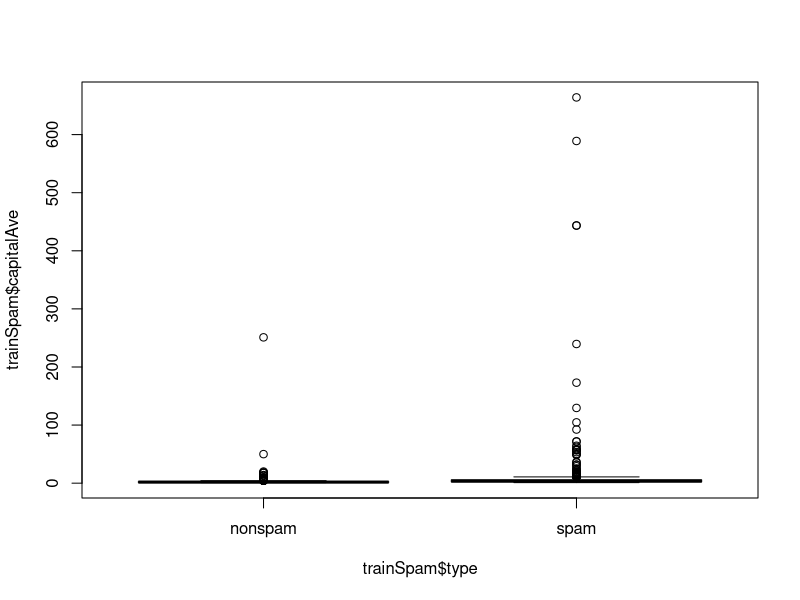
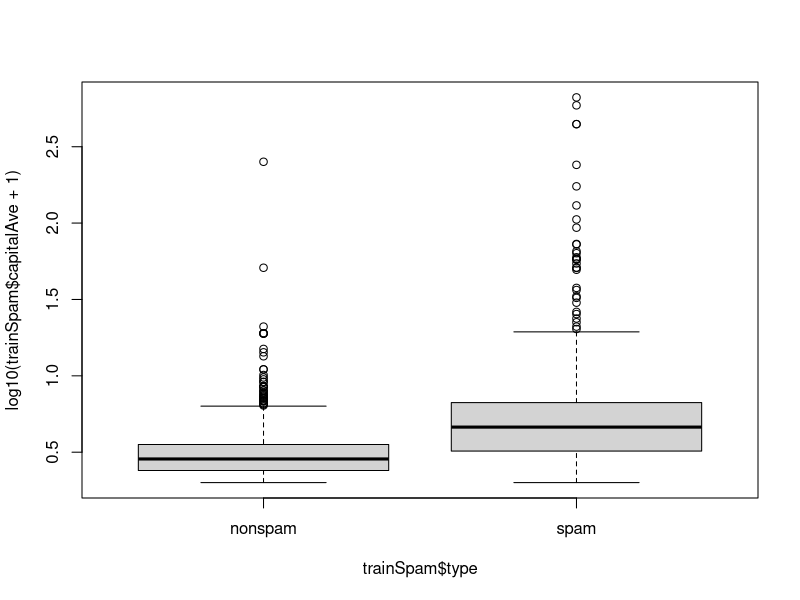
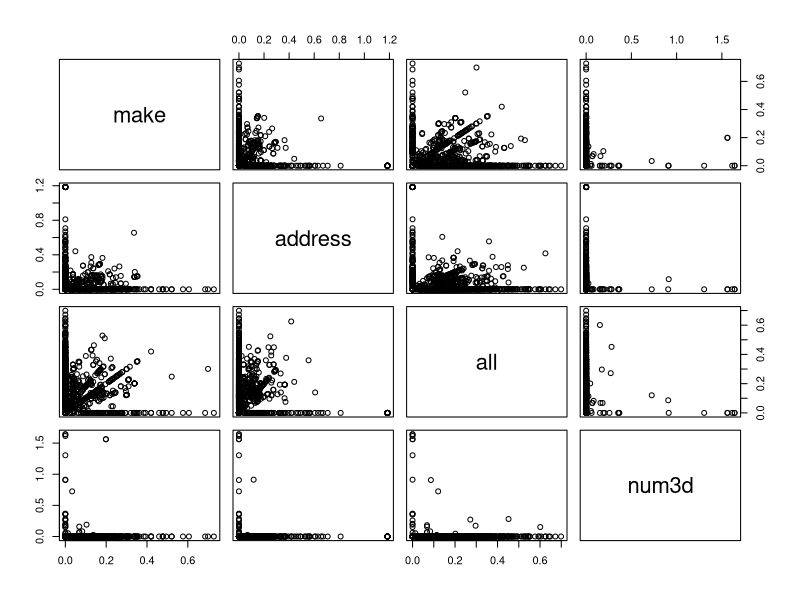
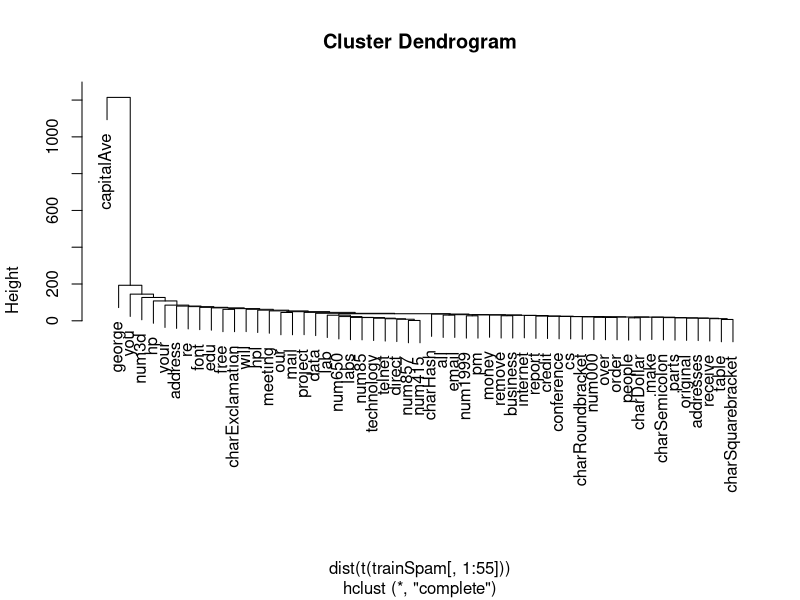
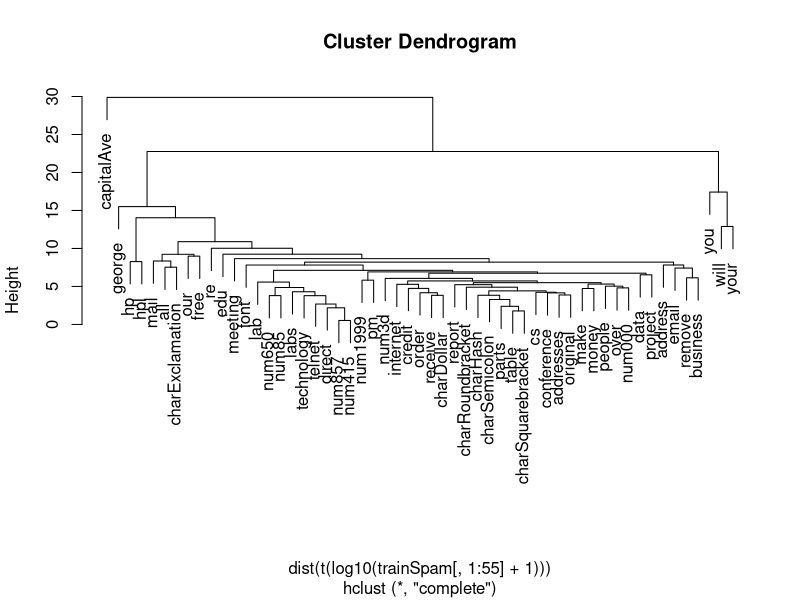

Write the R code that produced these figures, in order.
## ---- chunk 1
if(!require("kernlab")) install.packages("kernlab")
library(kernlab)

data(spam)
str(spam)
str(spam[,1:5])
## ---- chunk 2
if(!require("kernlab")) install.packages("kernlab")
library(kernlab)
data(spam)

set.seed(3435)

## Split the data set using binomial function.
trainIndicator = rbinom(4601, size = 1, prob = 0.5)
table(trainIndicator)
## Subsetting the data.
trainSpam = spam[trainIndicator==1,]
testSpam = spam[trainIndicator==0,]
## ---- chunk 3
names(trainSpam)
head(trainSpam)

table(trainSpam$type)
## ---- chunk 4
plot(trainSpam$capitalAve ~ trainSpam$type)
plot(log10(trainSpam$capitalAve+1) ~ trainSpam$type)
## ---- chunk 5
plot(log10(trainSpam[,1:4] + 1))
## ---- chunk 6
hCluster <- hclust(dist(t(trainSpam[,1:55])))
plot(hCluster)

## Log10 transformation

hClusterUpdated <- hclust(dist(t(log10(trainSpam[,1:55]+1))))
plot(hClusterUpdated)

## ---- chunk 7
trainSpam$numType <- as.numeric(trainSpam$type) -1
costFunction <- function(x,y) sum(x!=(y>0.5))
cvError = rep(NA,55)
library(boot)
for (i in 1:55) {
    lmFormula <- reformulate(names(trainSpam)[i], response = "numType")
    glmFit <- glm(lmFormula, family = "binomial", data = trainSpam)
    cvError[i] <- cv.glm(trainSpam, glmFit, costFunction, 2)$delta[2]
}
## Which predictor has minimum cross-validated error?
names(trainSpam)[which.min(cvError)]
## ---- chunk 8
## Use the best model from the group
predictionModel <- glm(numType ~ charDollar, family = "binomial", data = trainSpam)
## Get predictions on the test set
predictionTest <- predict(predictionModel, testSpam)
predictedSpam <- rep("nonspam", dim(testSpam)[1])
## Classify as `spam`for those with probability > 0.5
predictedSpam[predictionModel$fitted > 0.5] <- "spam"
## ---- chunk 9
table(predictedSpam, testSpam$type)

## Error rate
ER <- (61+458)/(1346+458+61+449)
ER
